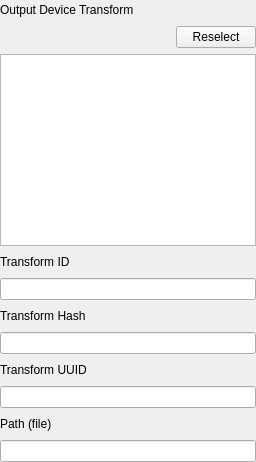
                  <widget class="QWidget" name="tab_33">
                   <property name="sizePolicy">
                    <sizepolicy hsizetype="Preferred" vsizetype="Preferred">
                     <horstretch>0</horstretch>
                     <verstretch>0</verstretch>
                    </sizepolicy>
                   </property>
                   <attribute name="title">
                    <string>ODT</string>
                   </attribute>
                   <layout class="QVBoxLayout" name="verticalLayout_42">
                    <property name="leftMargin">
                     <number>0</number>
                    </property>
                    <property name="topMargin">
                     <number>0</number>
                    </property>
                    <property name="rightMargin">
                     <number>0</number>
                    </property>
                    <property name="bottomMargin">
                     <number>0</number>
                    </property>
                    <item>
                     <layout class="QHBoxLayout" name="horizontalLayout_207">
                      <item>
                       <widget class="QLabel" name="label_245">
                        <property name="text">
                         <string>Output Device Transform</string>
                        </property>
                       </widget>
                      </item>
                      <item>
                       <spacer name="horizontalSpacer_193">
                        <property name="orientation">
                         <enum>Qt::Horizontal</enum>
                        </property>
                        <property name="sizeHint" stdset="0">
                         <size>
                          <width>40</width>
                          <height>20</height>
                         </size>
                        </property>
                       </spacer>
                      </item>
                     </layout>
                    </item>
                    <item>
                     <layout class="QHBoxLayout" name="horizontalLayout_224">
                      <item>
                       <spacer name="horizontalSpacer_213">
                        <property name="orientation">
                         <enum>Qt::Horizontal</enum>
                        </property>
                        <property name="sizeHint" stdset="0">
                         <size>
                          <width>40</width>
                          <height>20</height>
                         </size>
                        </property>
                       </spacer>
                      </item>
                      <item>
                       <widget class="QPushButton" name="pushButton_7">
                        <property name="text">
                         <string>Reselect</string>
                        </property>
                       </widget>
                      </item>
                     </layout>
                    </item>
                    <item>
                     <widget class="QTextEdit" name="textEdit_38">
                      <property name="sizePolicy">
                       <sizepolicy hsizetype="Expanding" vsizetype="Minimum">
                        <horstretch>0</horstretch>
                        <verstretch>0</verstretch>
                       </sizepolicy>
                      </property>
                      <property name="minimumSize">
                       <size>
                        <width>0</width>
                        <height>40</height>
                       </size>
                      </property>
                     </widget>
                    </item>
                    <item>
                     <layout class="QHBoxLayout" name="horizontalLayout_210">
                      <item>
                       <widget class="QLabel" name="label_248">
                        <property name="text">
                         <string>Transform ID</string>
                        </property>
                       </widget>
                      </item>
                      <item>
                       <spacer name="horizontalSpacer_196">
                        <property name="orientation">
                         <enum>Qt::Horizontal</enum>
                        </property>
                        <property name="sizeHint" stdset="0">
                         <size>
                          <width>40</width>
                          <height>20</height>
                         </size>
                        </property>
                       </spacer>
                      </item>
                     </layout>
                    </item>
                    <item>
                     <widget class="QLineEdit" name="lineEdit_189"/>
                    </item>
                    <item>
                     <layout class="QHBoxLayout" name="horizontalLayout_211">
                      <item>
                       <widget class="QLabel" name="label_249">
                        <property name="text">
                         <string>Transform Hash</string>
                        </property>
                       </widget>
                      </item>
                      <item>
                       <spacer name="horizontalSpacer_197">
                        <property name="orientation">
                         <enum>Qt::Horizontal</enum>
                        </property>
                        <property name="sizeHint" stdset="0">
                         <size>
                          <width>40</width>
                          <height>20</height>
                         </size>
                        </property>
                       </spacer>
                      </item>
                     </layout>
                    </item>
                    <item>
                     <widget class="QLineEdit" name="lineEdit_188"/>
                    </item>
                    <item>
                     <layout class="QHBoxLayout" name="horizontalLayout_209">
                      <item>
                       <widget class="QLabel" name="label_247">
                        <property name="text">
                         <string>Transform UUID</string>
                        </property>
                       </widget>
                      </item>
                      <item>
                       <spacer name="horizontalSpacer_195">
                        <property name="orientation">
                         <enum>Qt::Horizontal</enum>
                        </property>
                        <property name="sizeHint" stdset="0">
                         <size>
                          <width>40</width>
                          <height>20</height>
                         </size>
                        </property>
                       </spacer>
                      </item>
                     </layout>
                    </item>
                    <item>
                     <widget class="QLineEdit" name="lineEdit_190"/>
                    </item>
                    <item>
                     <layout class="QHBoxLayout" name="horizontalLayout_208">
                      <item>
                       <widget class="QLabel" name="label_246">
                        <property name="text">
                         <string>Path (file)</string>
                        </property>
                       </widget>
                      </item>
                      <item>
                       <spacer name="horizontalSpacer_194">
                        <property name="orientation">
                         <enum>Qt::Horizontal</enum>
                        </property>
                        <property name="sizeHint" stdset="0">
                         <size>
                          <width>40</width>
                          <height>20</height>
                         </size>
                        </property>
                       </spacer>
                      </item>
                     </layout>
                    </item>
                    <item>
                     <widget class="QLineEdit" name="lineEdit_191"/>
                    </item>
                   </layout>
                  </widget>
